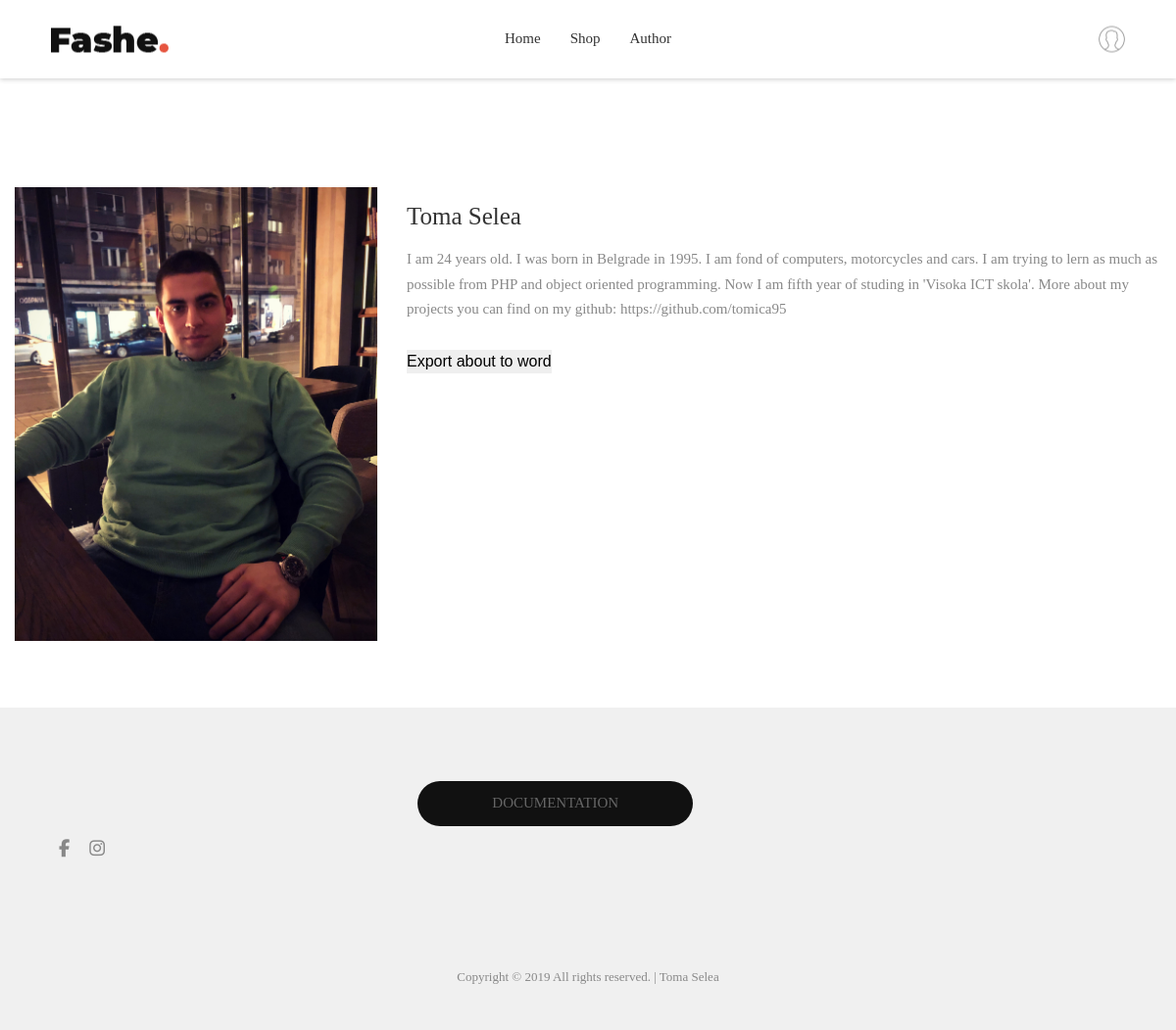
The app's page /index.php?page=about with its own data.
### tables this page shows
CREATE TABLE `menu` (
  `id` int(11) NOT NULL,
  `name` text NOT NULL,
  `href` varchar(255) NOT NULL
);

CREATE TABLE `author` (
  `id` int(11) NOT NULL,
  `name` text NOT NULL,
  `description` text NOT NULL,
  `img` varchar(255) NOT NULL,
  `alt` text NOT NULL
);

### config/connection.php (called while the page is built, shortened)
<?php
try {
    $conn = new PDO("mysql:host=".SERVER.";dbname=".DATABASE.";charset=utf8", USERNAME, PASSWORD);
    $conn->setAttribute(PDO::ATTR_DEFAULT_FETCH_MODE, PDO::FETCH_OBJ);
    $conn->setAttribute(PDO::ATTR_ERRMODE, PDO::ERRMODE_EXCEPTION);
}
catch(PDOPDOException $ex){
    echo $ex->getMessage();
}
function executeQuery($query){
    global $conn;
    return $conn->query($query)->fetchAll();
}

### models/menu/menu_functions.php (called while the page is built)
<?php
    function getMenu()
    {
        try{
        return executeQuery("SELECT * FROM menu");
        }
        catch(PDOException $e){
            handle($e->getMessage());
        }
    }
?>

### models/author/author_functions.php (called while the page is built)
<?php
    function author(){
        global $conn;
        $author = $conn->prepare("SELECT * FROM author WHERE id=?");
        $author->execute([1]);
        $result = $author->fetch();
        return $result;
    }
?>

### pages/views/about.php (the view)
<?php
					include "models/author/author_functions.php";
					$about = author();
				?>
<section class="bgwhite p-t-66 p-b-38">
		<div class="container">
			<div class="row">
				<div class="col-md-4 p-b-30">
					<div class="hov-img-zoom">
						<img src="<?=$about->img?>" alt="<?=$about->alt?>">
					</div>
				</div>
				<div class="col-md-8 p-b-30">
					<h3 class="m-text26 p-t-15 p-b-16">
						<?=$about->name ?>
					</h3>
					<p class="p-b-28">
						<?=$about->description ?>
					</p>
					<form method="POST" action="models/author/exportToWord.php" >
						<input type="submit" value="Export about to word">
					</form>
				</div>
			</div>
		</div>
	</section>

### pages/components/header.php (shortened to what this page needs)
<header class="header1">
		<div class="container-menu-header">
			<div class="wrap_header">
				<a href="index.php" class="logo">
					<img src="assets/images/icons/logo.png" alt="IMG-LOGO">
				</a>
				<div class="wrap_menu">
					<nav class="menu">
						<ul class="main_menu">
						<?php
							require_once "models/menu/menu_functions.php";
							$menu = getMenu();
							foreach($menu as $m):
						?>
							<li>
								<a href="<?=$m->href ?>"><?=$m->name ?></a>
							</li>
							<?php endforeach; ?>
						</ul>
					</nav>
				</div>
				<div class="header-icons">
					<?php
						if(isset($_SESSION['user'])){
							echo '<a href="models/auth/logout.php" class="header-wrapicon1 dis-block">
							<img src="assets/images/icons/icon-header-01.png" class="header-icon1" alt="ICON">
						</a>';
						}
						else
						{
							echo '<a href="index.php?page=login" class="header-wrapicon1 dis-block">
							<img src="assets/images/icons/icon-header-01.png" class="header-icon1" alt="ICON">
						</a>';
						}
					?>
				</div>
			</div>
		</div>
	</header>

### assets/css/main.css (style rules this page uses)
* { margin: 0px; padding: 0px; box-sizing: border-box; }
body, html { height: 100%; font-family: Montserrat-Regular, sans-serif; font-weight: 400; }
a { font-family: Montserrat-Regular; font-weight: 400; font-size: 15px; line-height: 1.7; color: #666666; margin: 0px; transition: all 0.4s; -webkit-transition: all 0.4s; -o-transition: all 0.4s; -moz-transition: all 0.4s; }
h1,h2,h3,h4,h5,h6 { margin: 0px; }
p { font-family: Montserrat-Regular; font-size: 15px; line-height: 1.7; color: #888888; margin: 0px; }
ul, li { margin: 0px; list-style-type: none; }
input { outline: none; border: none !important; }
.container { max-width: 1200px; }
.header1 { height: 125px; -webkit-transition: all 0.3s; -o-transition: all 0.3s; -moz-transition: all 0.3s; transition: all 0.3s; }
.container-menu-header { width: 100%; top: 0; left: 0; position: fixed; z-index: 1100; box-shadow: 0 1px 5px 0px rgba(0,0,0,0.2); -moz-box-shadow: 0 1px 5px 0px rgba(0,0,0,0.2); -webkit-box-shadow: 0 1px 5px 0px rgba(0,0,0,0.2); -o-box-shadow: 0 1px 5px 0px rgba(0,0,0,0.2); -ms-box-shadow: 0 1px 5px 0px rgba(0,0,0,0.2); }
.wrap_header { display: -webkit-box; display: -webkit-flex; display: -moz-box; display: -ms-flexbox; display: flex; flex-wrap: wrap; width: 100%; height: 80px; background-color: white; justify-content: center; align-items: center; position: relative; -webkit-transition: all 0.3s; -o-transition: all 0.3s; -moz-transition: all 0.3s; transition: all 0.3s; }
.logo { display: block; position: absolute; left: 52px; top: 50%; -webkit-transform: translateY(-50%); -moz-transform: translateY(-50%); -ms-transform: translateY(-50%); -o-transform: translateY(-50%); transform: translateY(-50%); }
.logo img { max-height: 27px; }
.main_menu { list-style-type: none; margin: 0px; display: -webkit-box; display: -webkit-flex; display: -moz-box; display: -ms-flexbox; display: flex; flex-wrap: wrap; align-items: center; justify-content: center; }
.main_menu > li { display: block; position: relative; padding-top: 20px; padding-bottom: 20px; padding-left: 15px; padding-right: 15px; }
.main_menu > li > a { font-family: Montserrat-Regular; font-size: 15px; color: #333333; padding: 0; border-bottom: 1px solid transparent; }
.main_menu li { position: relative; }
.header-icons { display: -webkit-box; display: -webkit-flex; display: -moz-box; display: -ms-flexbox; display: flex; align-items: center; position: absolute; right: 52px; top: 50%; -webkit-transform: translateY(-50%); -moz-transform: translateY(-50%); -ms-transform: translateY(-50%); -o-transform: translateY(-50%); transform: translateY(-50%); }
.header-wrapicon1, .header-wrapicon2 { height: 27px; position: relative; }
.header-wrapicon1 img, .header-wrapicon2 img { height: 100%; }
body { padding-right: 0px !important; }

### records on screen
menu: name "Home"
menu: name "Shop"
menu: name "Author"
author: img (picture), name "Toma Selea", description "I am 24 years old. I was born in Belgrade in 1995. I am fond of computers, motorcycles and cars. I am trying to lern as much as possible from PHP and object oriented programming. Now I am fifth year of studing in 'Visoka ICT skola'. More about my projects you can find on my github: https://github.com/tomica95"
